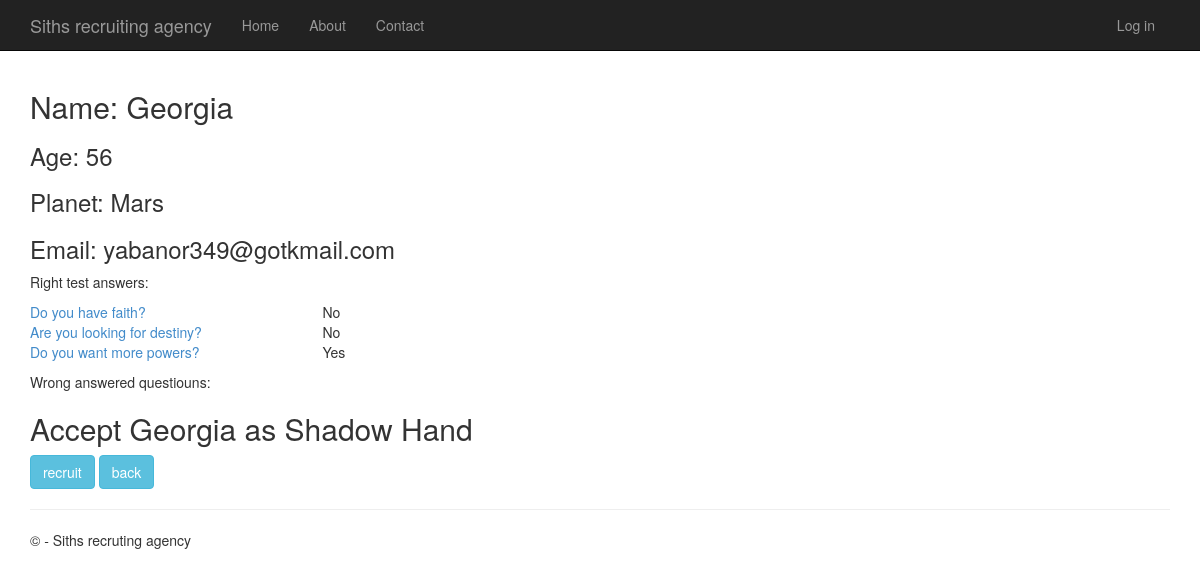
/recruters/1/6, run on the app's committed database.
### app/models.py (models this page shows)
class Recrutes(models.Model):
    nameRecrut = models.CharField("Recrut",max_length=64)
    planetRecrute = models.ForeignKey(Planet, on_delete=models.CASCADE, related_name = "localRecrutes")
    recruteAge = models.PositiveIntegerField(default=0)
    planetRecruteEmail = models.CharField("Email",max_length=64)

class Planet(models.Model):
    planetName = models.CharField("Planet",max_length=64)

class Quiz(models.Model):
    question = models.TextField()
    optionYes = models.CharField(default="Yes",max_length = 30)
    optionNo = models.CharField(default="No",max_length = 30)
    optionTruequestion = models.CharField(default="Yes",max_length = 30)
    resrutesWhoPass = models.ManyToManyField(Recrutes, blank=True)
    answerTrue = models.BooleanField(blank=True, default= False)
    answerWrong = models.BooleanField(blank=True, default= False)

### app/views.py (the view, shortened to what this page needs)
# urls.py: url(r'^recruters/(?P<Pid>\d+)/(?P<id>\d+)$', app.views.recrutesdetails, name='recrutesdetails'),
def recrutesdetails(request, id, Pid):
    recruter = Recrutes.objects.get(pk =id);
    sith = Sith.objects.get(pk =Pid);
    questions = Quiz.objects.all()
    TrueQuestionsList = []
    wrongList = []
    for question in questions:
        recruteList = question.resrutesWhoPass.all() # save Recruit who took the test in recruteList
        for r in recruteList:
            if r==recruter:
                TrueQuestionsList.append(question) # save in list right answered questions of this recruit
        if not(question in TrueQuestionsList):
            wrongList.append(question) # save in list wrong answered questions of this recruit
    return render(request,'app/recrutdetail.html', {'recruter': recruter, 'recrList': TrueQuestionsList, 'wrongList': wrongList, 'sith': sith});

### app/templates/app/recrutdetail.html (shortened to what this page needs)
﻿{% extends "app/layout.html" %}
{% block content %}
    <form method="post">
        <h2> Name: {{recruter.nameRecrut}} </h2>
        <h3>Age: {{recruter.recruteAge}}</h3>
        <h3>Planet: {{recruter.planetRecrute.planetName}}</h3>
        <h3>Email: {{recruter.planetRecruteEmail}}</h3>
        <p>Right test answers:</p>
        {% for questions in recrList %}
        <div class="row">
            <div class="col-md-3">
                <a href="/quiz/{{recruter.id}}/vote/{{questions.id}}">
                    {{questions.question}}
                </a>
            </div>
            <div class="col-md-1">
                {{questions.optionTruequestion}}
            </div>
        </div>
        {% endfor %}
        <p>Wrong answered questiouns:</p>
       <h2> Accept {{recruter.nameRecrut}} as Shadow Hand </h2>
        <button type="submit" class="btn btn-info">
            recruit
        </button>
        <button type="submit" class="btn btn-info" formaction="/recruters/{{sith.id}}" >
           back
        </button>
    </form>
{% endblock %}

### app/static/app/content/site.css (style rules this page uses)
body { padding-top: 50px; padding-bottom: 20px; }

### data on the page
Recrutes: nameRecrut "Georgia", recruteAge "56", planetRecrute.planetName "Mars", planetRecruteEmail "yabanor349@gotkmail.com"
Quiz: question "Do you have faith?", optionTruequestion "No"
Quiz: question "Are you looking for destiny?", optionTruequestion "No"
Quiz: question "Do you want more powers?", optionTruequestion "Yes"
